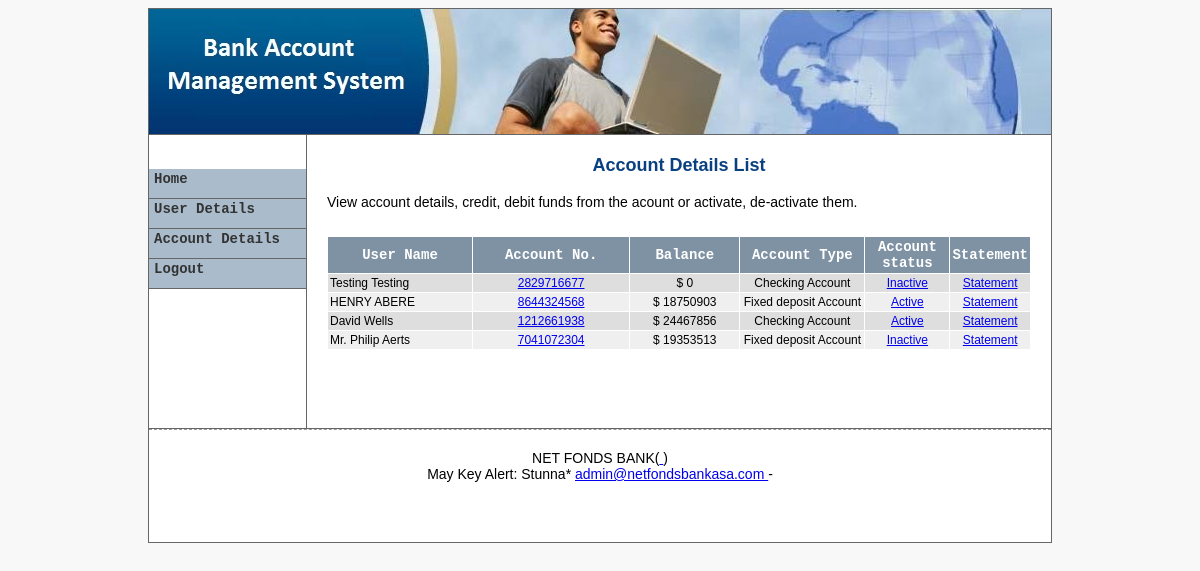
Screenshot of /net/portal/bank/admin/account/index.php (signed in) with the database file from the repository.
### tables this page shows
CREATE TABLE `tbl_users` (
  `id` int(10) NOT NULL,
  `fname` varchar(100) NOT NULL,
  `lname` varchar(40) NOT NULL,
  `pwd` varchar(100) NOT NULL,
  `email` varchar(100) NOT NULL,
  `phone` varchar(20) NOT NULL,
  `gender` varchar(10) NOT NULL,
  `is_active` varchar(10) NOT NULL,
  `utype` varchar(10) NOT NULL,
  `pics` varchar(200) NOT NULL,
  `bdate` varchar(100) NOT NULL
);

CREATE TABLE `tbl_accounts` (
  `id` int(10) NOT NULL,
  `user_id` int(10) NOT NULL,
  `acc_no` varchar(20) NOT NULL,
  `type` varchar(10) NOT NULL,
  `balance` double NOT NULL,
  `pin` int(10) NOT NULL,
  `status` varchar(10) NOT NULL,
  `bdate` varchar(100) NOT NULL
);

### net/portal/bank/admin/account/index.php (called while the page is built, shortened)
<?php
require_once '../include/template.php';
?>

### net/portal/bank/library/database.php (called while the page is built, shortened)
<?php
function dbQuery($sql)
{
	$result = mysql_query($sql) or die(mysql_error());
	return $result;
}
function dbFetchAssoc($result)
{
	return mysql_fetch_assoc($result);
}
?>

### net/portal/bank/admin/account/list.php (the view, shortened to what this page needs)
<?php
$errorMessage = (isset($_GET['msg']) && $_GET['msg'] != '') ? $_GET['msg'] : '&nbsp;';
$sql = "SELECT u.id, u.fname, u.lname, a.acc_no, a.balance, a.status, a.bdate, a.type, a.id AS acc_id
        FROM tbl_users u, tbl_accounts a
		WHERE u.id = a.user_id
		ORDER BY id DESC LIMIT 20";
$result = dbQuery($sql);
?>
<p align="center" id="mainHead">Account Details List</p>
<p style="font-family:Verdana, Arial, Helvetica, sans-serif;font-size:14px; margin-bottom:10px;">
View account details, credit, debit funds from the acount or activate, de-activate them.</p>
<div id="errorCls" style="color:#FF0000 !important;font-size:14px;font-weight:bold;"><?php echo $errorMessage; ?></div>
 <table width="100%" border="0" align="center" cellpadding="2" cellspacing="1" class="text">
  <tr align="center" id="listTableHeader">
   <td>User Name</td>
   <td>Account No.</td>
   <td>Balance</td>
   <td width="120">Account Type</td>
   <td width="80">Account status</td>
   <td width="70">Statement</td>
  </tr>
<?php
while($row = dbFetchAssoc($result)) {
	extract($row);
	if ($i%2) {
		$class = 'row1';
	} else {
		$class = 'row2';
	}
	$i += 1;
	$atype = "";
	if($type == "CA"){$atype = "Checking Account";}
	else if($type == "SA") {$atype = "Saving Account";}
	else if($type == "FDA") {$atype = "Fixed deposit Account";}
?>
  <tr class="<?php echo $class; ?>">
   <td><?php echo $fname .' '.$lname; ?></td>
   <td><div align="center"><a href="<?php echo WEB_ROOT; ?>admin/account/?view=detail&accId=<?php echo $acc_id; ?>"><?php echo $acc_no; ?></a></div></td>
   <td><div align="center">$&nbsp;<?php echo $balance; ?></div></td>
   <td width="120" align="center"><?php echo $atype; ?></td>
   <td width="80" align="center">
   	<a href="javascript:changeAccStatus(<?php echo $acc_id; ?>, '<?php echo $status; ?>');">
   	<?php echo $status == 'INACTIVE'? 'Inactive' : 'Active'; ?>
	</td>
   <td width="70" align="center"><a href="javascript:viewAccountStatement(<?php echo $id; ?>, <?php echo $acc_no; ?>);">Statement</a></td>
  </tr>
<?php
}
?>
  <tr>
   <td colspan="5">&nbsp;</td>
  </tr>
  <tr>
   <td colspan="5" align="right"></td>
  </tr>
 </table>
 <p>&nbsp;</p>

### net/portal/bank/admin/include/admin.css (style rules this page uses)
#listTableHeader { font-family: "Courier New", Courier, mono; font-size: 14px; color: #FFFFFF; background-color: #7F92A4; font-weight: bold; background-position: center; }
.row1 { background-color: #EFEFEF; }
.row2 { background-color: #DEDEDE; }
body { font-family: "Arial", "Helvetica", "sans-serif"; text-align: center; font-size: 10px; }
.text { font-family: Arial, Helvetica, sans-serif; font-size: 12px; }
#mainHead { font-size:18px; font-family:Verdana, Arial, Helvetica, sans-serif; font-weight:bold; color:#094080; }

### net/portal/bank/admin/include/template.php (style rules this page uses)
body { background-color:#F8F8F8; }

### rows the page displays
tbl_users: fname "Testing", lname "Testing", tbl_accounts.acc_no "2829716677", tbl_accounts.balance "0", tbl_accounts.type "Checking Account", shows "Inactive"
tbl_users: fname "HENRY", lname "ABERE", tbl_accounts.acc_no "8644324568", tbl_accounts.balance "18750903", tbl_accounts.type "Fixed deposit Account", shows "Active"
tbl_users: fname "David", lname "Wells", tbl_accounts.acc_no "1212661938", tbl_accounts.balance "24467856", tbl_accounts.type "Checking Account", shows "Active"
tbl_users: fname "Mr. Philip", lname "Aerts", tbl_accounts.acc_no "7041072304", tbl_accounts.balance "19353513", tbl_accounts.type "Fixed deposit Account", shows "Inactive"
